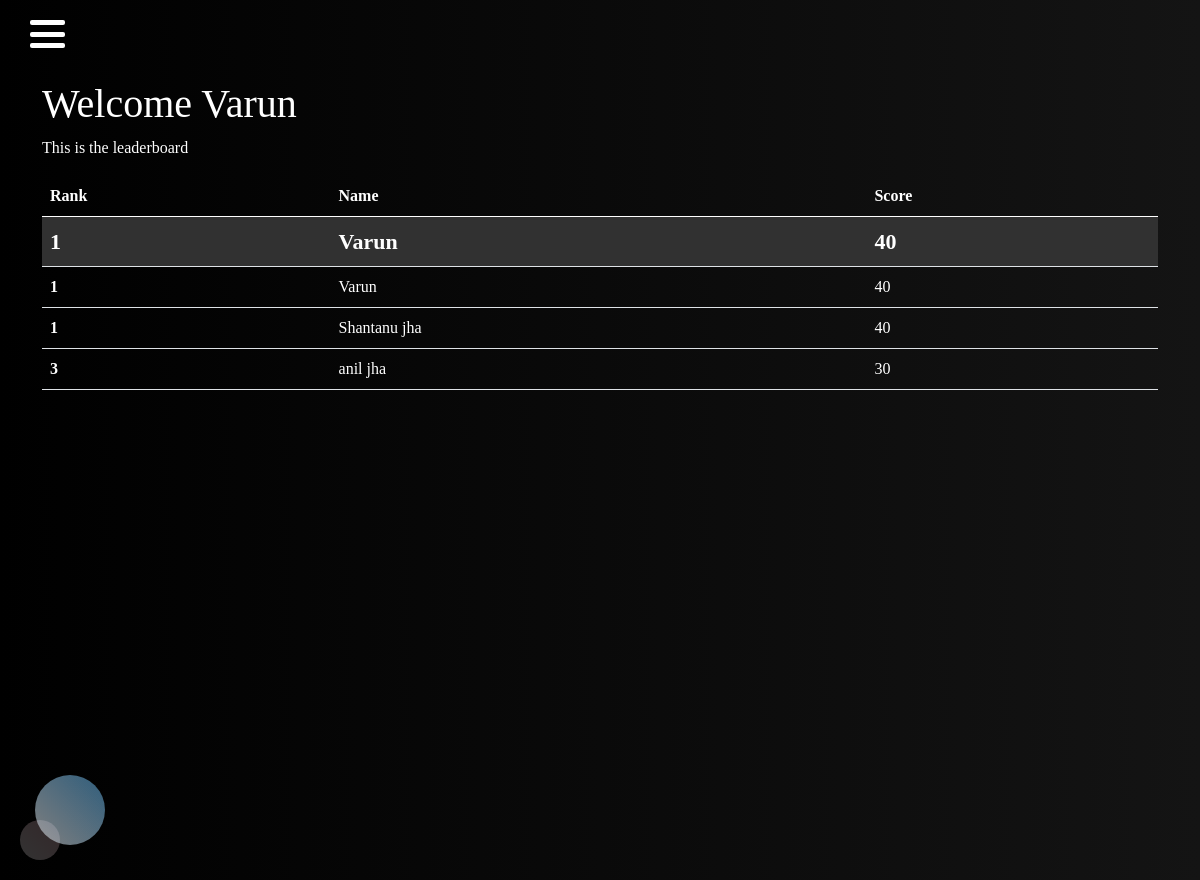
The app's page /leaderboard/26/leaderboard (signed in) with its own data.
### leaderboard/models.py (models this page shows, shortened)
class Score(models.Model):
    user_id=models.IntegerField()
    quiz_id=models.IntegerField()
    score=models.IntegerField(default=0)
    user_name=models.CharField(max_length=200)

### leaderboard/views.py (the view)
# urls.py: path('<int:quiz_id>/leaderboard',views.leaderboard,name='leaderboard'),
def leaderboard(request,quiz_id):
    this_quiz_leaderboard=Score.objects.filter(quiz_id=quiz_id).order_by('-score')
    rank=1
    quantity=0
    if this_quiz_leaderboard.exists():
        current_score=this_quiz_leaderboard[0].score
    else:
        current_score=1000000
    ranks=[]
    for people in this_quiz_leaderboard:
        if people.score<current_score:
            rank+=quantity
            quantity=0
        else:
            quantity+=1
        ranks.append(rank)
    score_count=this_quiz_leaderboard.count()
    if request.user.is_authenticated:
        this_user_score=Score.objects.filter(quiz_id=quiz_id,user_id=request.user.id)
        if this_user_score.exists():
            user_ranking=Score.objects.filter(quiz_id=quiz_id).values_list('score', flat=True)
            user_rank=len(user_ranking)+1
            if len(user_ranking)>0:
                if user_ranking[0]==user_ranking[len(user_ranking)-1]:
                    user_rank=1
            for i in range(len(user_ranking)):
                if this_user_score[0].score>=user_ranking[i]:
                    user_rank=i+1
                    break
            data={'scores':zip(this_quiz_leaderboard,ranks),
                    'this_user_score':this_user_score[0],
                    'this_user_rank':user_rank,
            }
        else:
            data={'scores':zip(this_quiz_leaderboard,ranks)}
    else:
        data={'scores':zip(this_quiz_leaderboard,ranks)}
    return render(request,'leaderboard.html',data)

### accounts/context_processors.py (called while the page is built)
def user_profile(request):
    if request.user.is_authenticated:
        user_profile=get_object_or_404(User_profile,user_id=request.user.id)
        return {'user_profile' : user_profile ,}
    else:
        return {}

### templates/leaderboard.html (shortened to what this page needs)
{% extends 'base.html' %}  {% block content %}
<div class="container mt-50 mb-50">
    <div class="main-title" style="text-align:left !important;">
        {% if user.is_authenticated %}
        <h1>Welcome <span> {{request.user.first_name}}</span></h1>
        {% else %}
        <h1>Welcome <span> User</span></h1>
        {% endif %}
        <p>This is the leaderboard</p>
    </div>
    <table class="table table-hover">
        <thead>
            <tr>
                <th scope="col">Rank</th>
                <th scope="col">Name</th>
                <th scope="col">Score</th>
            </tr>
        </thead>
        <tbody>
            {% if this_user_score %}
            <tr style="color: white;background:rgb(49, 49, 49);font-size: 22px;font-weight: 600;">
                <th scope="row">{{this_user_rank}}</th>
                <td>{{this_user_score.user_name}}</td>
                <td>{{this_user_score.score}}</td>
            </tr>
            {% endif %} {% for score,rank in scores %}
            <tr style="color: white;">
                <th scope="row">{{rank}}</th>
                <td>{{score.user_name}}</td>
                <td>{{score.score}}</td>
            </tr>
            {% endfor %}
        </tbody>
    </table>
</div>
{% endblock content %}

### static/css/navbar.css (style rules this page uses)
html, body { height: 100%; }
body { min-height: 100%; font-family: 'Rozha One', serif; margin-top: 80px; }
* { margin: 0; padding: 0; box-sizing: border-box; }

### templates/leaderboard.html (style rules this page uses)
body { color: white; }
.table { color: white !important; }

### records on screen
Score: user_name "Varun", score "40", user "1"
Score: rank "1", user_name "Shantanu jha", score "40"
Score: rank "3", user_name "anil jha", score "30"

### other values on screen
{{ request.user.first_name }} "Varun"
{{ this_user_rank }} "1"
